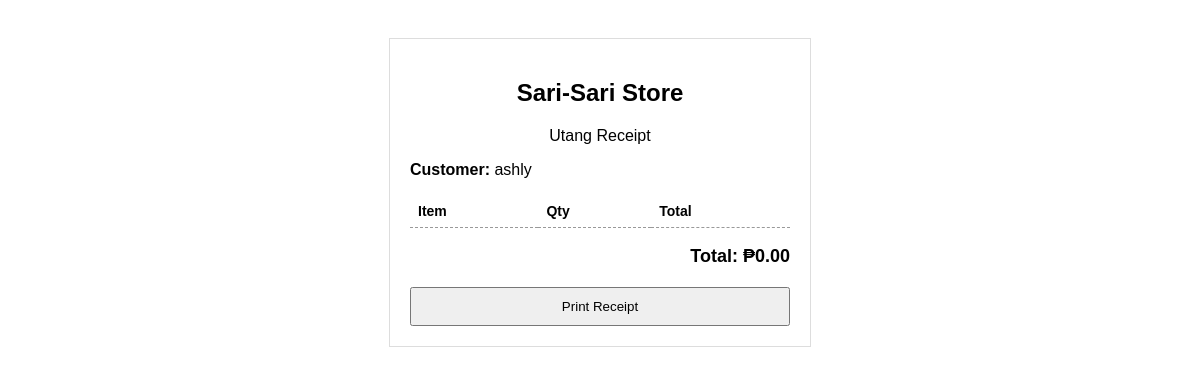
/print/3, run on an earlier commit of the app's database.
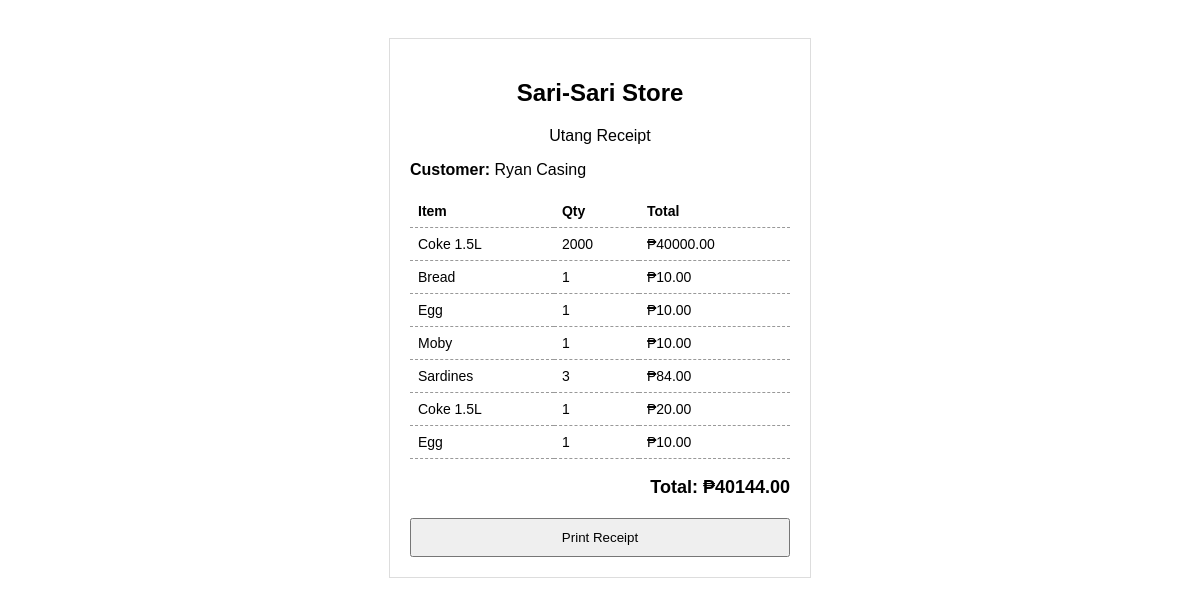
And on a later commit of the database.
### tables this page shows
CREATE TABLE customers (
        id INTEGER PRIMARY KEY AUTOINCREMENT,
        name TEXT NOT NULL
    );

CREATE TABLE utang (
        id INTEGER PRIMARY KEY AUTOINCREMENT,
        customer_id INTEGER NOT NULL,
        item_name TEXT NOT NULL,
        quantity INTEGER NOT NULL,
        price REAL NOT NULL,
        total REAL NOT NULL,
        status TEXT DEFAULT 'UNPAID'
    );

### app.py (the view)
@app.route("/print/<int:customer_id>")
def print_receipt(customer_id):
    conn = get_db()
    cursor = conn.cursor()
    cursor.execute("SELECT * FROM customers WHERE id=?", (customer_id,))
    customer = cursor.fetchone()
    cursor.execute("""
        SELECT * FROM utang
        WHERE customer_id=? AND status='UNPAID'
    """, (customer_id,))
    utang_list = cursor.fetchall()
    cursor.execute("""
        SELECT COALESCE(SUM(total),0)
        FROM utang
        WHERE customer_id=? AND status='UNPAID'
    """, (customer_id,))
    total = cursor.fetchone()[0]
    conn.close()
    return render_template(
        "print.html",
        customer=customer,
        utang_list=utang_list,
        total=total
    )

### app.py (called while the page is built)
def get_db():
    return sqlite3.connect("database.db")

### templates/print.html (shortened to what this page needs)
<!DOCTYPE html>
<html>
<head>
</head>
<body>
<div class="receipt">
  <h2>Sari-Sari Store</h2>
  <p class="center">Utang Receipt</p>
  <p><b>Customer:</b> {{ customer[1] }}</p>
  <table>
    <tr>
      <th>Item</th>
      <th>Qty</th>
      <th>Total</th>
    </tr>
    {% for u in utang_list %}
    <tr>
      <td>{{ u[2] }}</td>
      <td>{{ u[3] }}</td>
      <td>₱{{ "%.2f"|format(u[5]) }}</td>
    </tr>
    {% endfor %}
  </table>
  <div class="total">
    Total: ₱{{ "%.2f"|format(total) }}
  </div>
  <button onclick="window.print()">Print Receipt</button>
</div>
</body>
</html>

### templates/print.html (style rules this page uses)
body { font-family: Arial, sans-serif; background: white; padding: 30px; }
.receipt { max-width: 380px; margin: auto; border: 1px solid #ddd; padding: 20px; }
h2, .center { text-align: center; }
table { width: 100%; border-collapse: collapse; margin-top: 15px; }
th, td { padding: 8px; border-bottom: 1px dashed #999; font-size: 14px; text-align: left; }
.total { text-align: right; margin-top: 18px; font-size: 18px; font-weight: bold; }
button { margin-top: 20px; width: 100%; padding: 10px; cursor: pointer; }

What changed in the data, as far as the page shows it:
changed customers: name "ashly" → "Ryan Casing"
added utang: item_name "Coke 1.5L", quantity "2000", total "40000.00"
added utang: item_name "Bread", quantity "1", total "10.00"
added utang: item_name "Egg", quantity "1", total "10.00"
added utang: item_name "Moby", quantity "1", total "10.00"
added utang: item_name "Sardines", quantity "3", total "84.00"
added utang: item_name "Coke 1.5L", quantity "1", total "20.00"
added utang: item_name "Egg", quantity "1", total "10.00"
Also different on the page:
{{ "%.2f"|format(total) }}: "0.00" → "40144.00"
